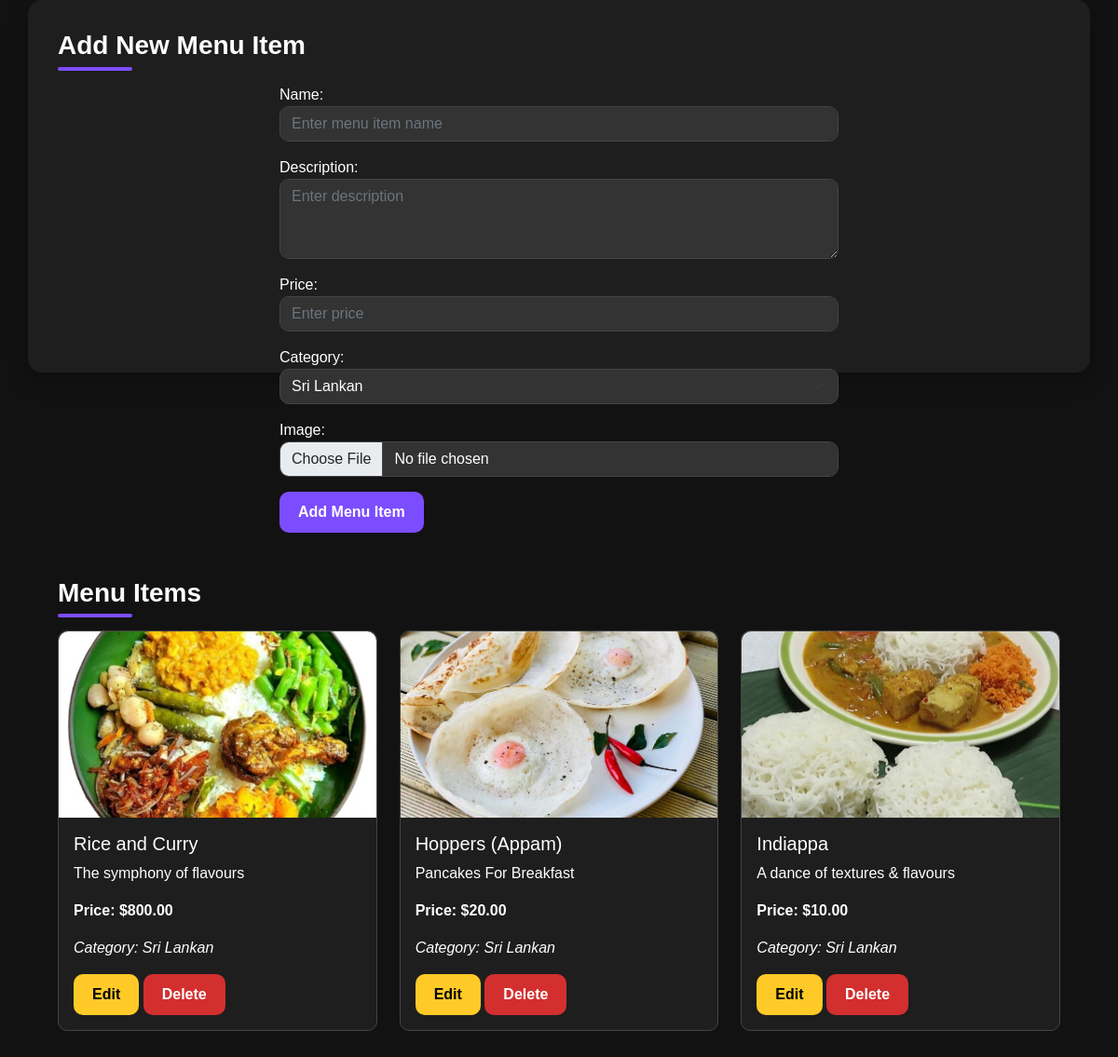
The page /menu_management.php on the database its author committed.
### tables this page shows
CREATE TABLE `menu_items` (
  `id` int(11) NOT NULL,
  `name` varchar(100) DEFAULT NULL,
  `description` text DEFAULT NULL,
  `price` decimal(10,2) DEFAULT NULL,
  `image` varchar(255) DEFAULT NULL,
  `created_at` timestamp NOT NULL DEFAULT current_timestamp(),
  `category_id` int(11) NOT NULL
);

CREATE TABLE `categories` (
  `id` int(11) NOT NULL,
  `name` varchar(50) NOT NULL
);

### menu_management.php (the view, shortened to what this page needs)
<?php
include 'config.php';
$sql = "SELECT menu_items.*, categories.name AS category_name
        FROM menu_items
        LEFT JOIN categories ON menu_items.category_id = categories.id";
$result = $conn->query($sql);
?>
<!DOCTYPE html>
<html lang="en">
<head>
    <link rel="stylesheet" href="https://stackpath.bootstrapcdn.com/bootstrap/5.1.3/css/bootstrap.min.css">
    <link rel="stylesheet" href="https://cdnjs.cloudflare.com/ajax/libs/font-awesome/6.0.0/css/all.min.css">
    <link rel="stylesheet" href="assets/css/style.css">
</head>
<body>
<div class="container fadeIn">
    <h3>Add New Menu Item</h3>
    <form id="addMenuForm" enctype="multipart/form-data">
        <div class="form-group mb-3">
            <label for="name">Name:</label>
            <input type="text" class="form-control" id="name" name="name" placeholder="Enter menu item name" required>
        </div>
        <div class="form-group mb-3">
            <label for="description">Description:</label>
            <textarea class="form-control" id="description" name="description" rows="3" placeholder="Enter description" required></textarea>
        </div>
        <div class="form-group mb-3">
            <label for="price">Price:</label>
            <input type="number" step="0.01" class="form-control" id="price" name="price" placeholder="Enter price" required>
        </div>
        <div class="form-group mb-3">
            <label for="category">Category:</label>
            <select class="form-select" id="category" name="category" required>
                <?php
                $categoryQuery = "SELECT id, name FROM categories";
                $categoryResult = $conn->query($categoryQuery);
                while ($row = $categoryResult->fetch_assoc()): ?>
                    <option value="<?= htmlspecialchars($row['id']); ?>"><?= htmlspecialchars($row['name']); ?></option>
                <?php endwhile; ?>
            </select>
        </div>
        <div class="form-group mb-3">
            <label for="image">Image:</label>
            <input type="file" class="form-control" id="image" name="image" accept="image/*" required>
        </div>
        <button type="submit" class="btn btn-primary">Add Menu Item</button>
    </form>
    <h3 class="mt-5">Menu Items</h3>
    <div class="row">
        <?php while ($row = $result->fetch_assoc()): ?>
            <div class="col-md-4">
                <div class="card">
                    <img src="<?= htmlspecialchars($row['image']); ?>" alt="Menu Item Image" class="card-img-top" style="height: 200px; object-fit: cover;">
                    <div class="card-body">
                        <h5 class="card-title"><?= htmlspecialchars($row['name']); ?></h5>
                        <p class="card-text"><?= htmlspecialchars($row['description']); ?></p>
                        <p class="card-text"><strong>Price: $<?= htmlspecialchars($row['price']); ?></strong></p>
                        <p class="card-text"><em>Category: <?= htmlspecialchars($row['category_name']); ?></em></p>
                        <button class="btn btn-warning editMenuItem" data-id="<?= $row['id']; ?>">Edit</button>
                        <button class="btn btn-danger deleteMenuItem" data-id="<?= $row['id']; ?>">Delete</button>
                    </div>
                </div>
            </div>
        <?php endwhile; ?>
    </div>
</div>
</body>
</html>

### assets/css/style.css (style rules this page uses)
body { font-family: 'Roboto', sans-serif; margin: 0; padding: 0; color: #333; background-color: #f8f9fa; transition: background-color 0.3s ease-in-out; }
body { font-family: 'Poppins', sans-serif; background-color: #f9f9f9; margin: 0; padding: 0; box-sizing: border-box; color: #333; scroll-behavior: smooth; }
body { background-color: #0e0e0e; color: #ddd; font-family: 'Merriweather', serif; }
.btn-primary { background-color: #333; border: none; color: #fff; transition: background-color 0.3s ease; }
form { max-width: 600px; margin: 0 auto; }
.form-group { margin-bottom: 1.5rem; }
.form-control { border-radius: 0.5rem; border: 1px solid #ced4da; box-shadow: none; transition: border-color 0.3s ease, box-shadow 0.3s ease; }
.btn-primary { background-color: #007bff; border: none; border-radius: 0.5rem; transition: background-color 0.3s ease, box-shadow 0.3s ease; }
:root { --bg-color: #121212; --primary-color: #1a1a1a; --neon-color: #00ffcc; --text-color: #ffffff; --hover-glow: rgba(0, 255, 204, 0.5); }
.row { display: flex; justify-content: space-between; }

### menu_management.php (style rules this page uses)
body { font-family: 'Poppins', sans-serif; background-color: #121212; color: #ffffff; }
.container { padding: 2rem; background: #1e1e1e; border-radius: 15px; box-shadow: 0 8px 24px rgba(0, 0, 0, 0.3); height: 400px; }
h3 { font-weight: 600; color: #ffffff; margin-bottom: 1.5rem; position: relative; }
h3::after { content: ''; width: 80px; height: 4px; background-color: #7c4dff; position: absolute; left: 0; bottom: -10px; border-radius: 2px; }
.form-control, .form-select { border-radius: 10px; border: 1px solid #444; background-color: #333; color: #ffffff; }
.card { background-color: #1e1e1e; border: 1px solid #444; border-radius: 10px; margin-bottom: 1.5rem; transition: transform 0.3s ease, box-shadow 0.3s ease; }
.card img { border-radius: 10px 10px 0 0; }
.card-body { padding: 1rem; }
.btn { border-radius: 10px; padding: 10px 20px; transition: all 0.3s ease-in-out; font-weight: 600; }
.btn-primary { background-color: #7c4dff; border: none; }
.btn-warning { background-color: #ffca28; border: none; }
.btn-danger { background-color: #d32f2f; border: none; }
.fadeIn { animation: fadeIn 0.5s; }

### rows shown on the page
menu_items: image (picture), name "Rice and Curry", description "The symphony of flavours", price "800.00", category.name "Sri Lankan"
menu_items: image (picture), name "Hoppers (Appam)", description "Pancakes For Breakfast", price "20.00", category.name "Sri Lankan"
menu_items: image (picture), name "Indiappa", description "A dance of textures & flavours", price "10.00", category.name "Sri Lankan"

### other values the page prints
form field category "Sri Lankan"
